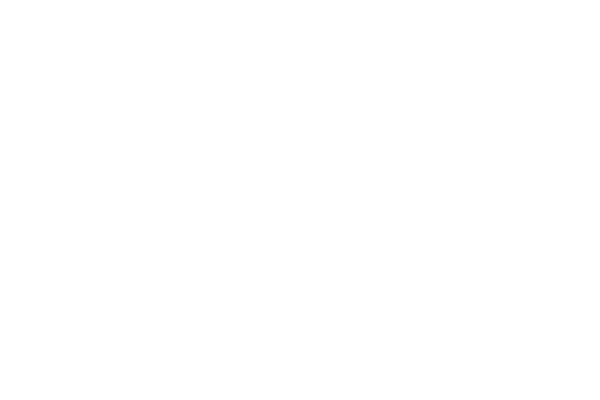
Frame 1 (no input)
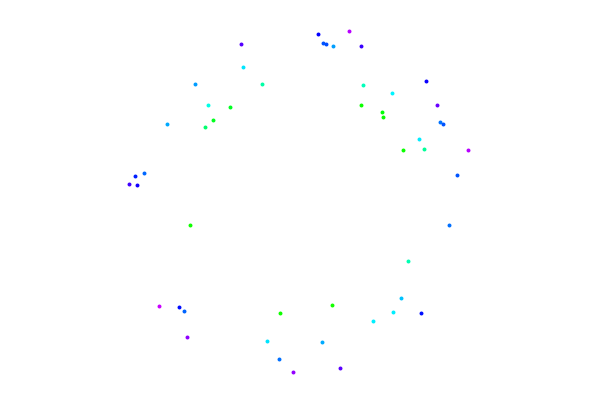
Frame 60 (the mouse pressed at the canvas centre just before this capture)
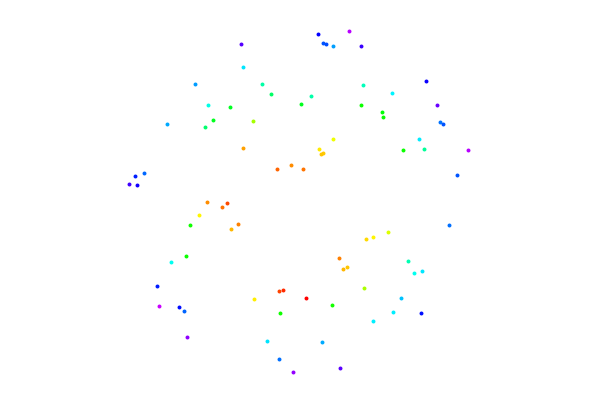
Frame 120 (the mouse held since frame 60 and released just before this capture)

The Processing sketch that drew these frames (run headless with seeded random() and noise(); from frame 60 on, the mouse is pressed at the canvas centre):

// Processing sketch: processing_175639
// ── processing_175639.pde

PVector[] initialVertexes;
float     fractalRadius;
PVector   currentPoint;
int       currentVertex;
PVector   helpColorVector;
PVector   helpFractalVector;
int       numberOfPoints;
float     offsetY;
float     ANGLE_OFFSET;                   // Used to align top vertex with vertical axis when applied
float     HALF_DISTANCE;
int       NUMBER_OF_VERTEXES   = 20;
int       MAX_NUMBER_OF_POINTS = 30000;  
 
 
void keyPressed() {
    background(255);
    changeSystem();
}
 
void mousePressed() {
    background(255);
    changeSystem();
}
 
void changeSystem() {
    switch(NUMBER_OF_VERTEXES) {
        case 3:
            NUMBER_OF_VERTEXES = 5;
        break;
         
        case 5:
            NUMBER_OF_VERTEXES = 6;
        break;
         
        case 6:
            NUMBER_OF_VERTEXES = 8;
        break;
         
        case 8:
            NUMBER_OF_VERTEXES = 20;
        break;
         
        case 20:
            NUMBER_OF_VERTEXES = 3;
        break;       
    }
     
  setGeometricProperties();
  setInitialVertexes();   
}
 
 
void setup() {
  size(600, 400);
  background(255);
  strokeWeight(4f);
   
  setGeometricProperties();
  setInitialVertexes();
}
 
void setGeometricProperties() {
  fractalRadius  = width * 0.5f - 120f;
  numberOfPoints = NUMBER_OF_VERTEXES;
  offsetY        = 0;
     
  switch (NUMBER_OF_VERTEXES) {
    case 3:
      ANGLE_OFFSET  = -PI / 6;
      HALF_DISTANCE = 0.5F;
      offsetY       = height * 0.05F;
    break;
 
    case 5:
      ANGLE_OFFSET  = PI / 10;
      HALF_DISTANCE = 0.625F;  
    break;
     
    case 6:
      ANGLE_OFFSET  = PI / 6;
      HALF_DISTANCE = 0.666F;  
    break;
     
    case 8:
      ANGLE_OFFSET  = PI / 4;
      HALF_DISTANCE = 0.7f;  
    break;
 
    case 20:
      ANGLE_OFFSET  = 0;
      HALF_DISTANCE = 0.8F;  
    break;
     
    default:
        print("Alien Queen Bug: Geometric properties should never be on defaulf case");
    break;
  }
}
 
void setInitialVertexes() {
  initialVertexes = new PVector[NUMBER_OF_VERTEXES];
  float ang       = TWO_PI / NUMBER_OF_VERTEXES;
   
  for (int i = 0; i < NUMBER_OF_VERTEXES; i++) {
    float x            = fractalRadius * cos(ang * (i + 1) + ANGLE_OFFSET);
    float y            = -fractalRadius * sin(ang * (i + 1) + ANGLE_OFFSET);
    initialVertexes[i] = new PVector(x, y); 
  }
   
  // First point can be anywhere inside the polygon.
  currentPoint = new PVector(width * 0.2f, height * 0.2f);
   
  helpColorVector   = new PVector();
  helpFractalVector = new PVector();
}
 
void addPointToFractal() {
  if (numberOfPoints >= MAX_NUMBER_OF_POINTS) return;
 
  numberOfPoints++;
   
  if (numberOfPoints == MAX_NUMBER_OF_POINTS) println("End of Chaos Game");
 
  currentVertex       = floor(random(NUMBER_OF_VERTEXES));
  helpFractalVector.x = initialVertexes[currentVertex].x;
  helpFractalVector.y = initialVertexes[currentVertex].y;
  helpFractalVector.sub(currentPoint);
  helpFractalVector.mult(HALF_DISTANCE);
  currentPoint.add(helpFractalVector);
}
 
 
// The color is computed based on the distance the
//   point is from the vertex it's moving toward.
// More distant points are more redish
//   (as in the Doppler Effect in the Universe)
// Colors are also computed based on a clamped
//   eletromagnetic spectrum: [400, 700] nm
//   (obs: visible colors are [390, 750])
void setColor() {
  helpColorVector.x = initialVertexes[currentVertex].x;
  helpColorVector.y = initialVertexes[currentVertex].y;
  helpColorVector.sub(currentPoint);
  float wavelength = 400.0f + 300.0f * (helpColorVector.mag() / fractalRadius);
   
  float r = 0,
        g = 0,
        b = 0;
    if (wavelength >= 400f && wavelength <= 440f) {
        r = -1.0f * ((wavelength - 440.0f) / 40.0f);
        g = 0;
        b = 1f;
    } else if (wavelength > 440f && wavelength <= 490f) {
        r = 0;
        g = (wavelength - 440.0f) / 50.0f;
        b = 1f;
    } else if (wavelength > 490f && wavelength <= 510f) {
        r = 0f;
        g = 1f;
        b = -1.0f * ((wavelength - 510.0f) / 20.0f);
    } else if (wavelength > 510 && wavelength <= 580) {
        r = (wavelength - 510.f) / 70.f;
        g = 1f;
        b = 0f;
    } else if (wavelength > 580f && wavelength <= 645f) {
        r = 1f;
        g = -1.0f * ((wavelength - 645.0f) / 65.0f);
        b = 0;
    } else if (wavelength > 645f && wavelength <= 700f) {
        r = 1.0f;
        g = 0f;
        b = 0f;
    }
  
    color c = color((int)(r * 255), (int)(g * 255), (int)(b * 255));
    stroke(c);
}
 
void draw() {
  translate(width * 0.5f, height * 0.5f);
  addPointToFractal();
  setColor();
   
  // Drop first 30 points to improve accuracy 
  if (numberOfPoints < 30) return;
   
  point(currentPoint.x, currentPoint.y + offsetY);
}
